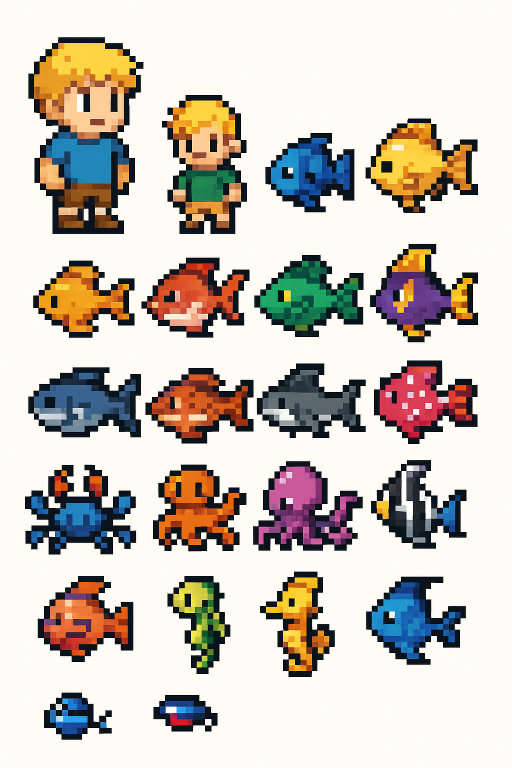
#> input picture fish_characters.png, 1024 x 1536 px (shown at 1/2 size)
$ python optimize_atlases.py
#> lines starting #> are read from the running program, lines starting #| are printed output that depends on the picture
#!/usr/bin/env python3
"""
Optimize sprite atlases by removing wasted space and repacking sprites efficiently.
This will reduce file sizes from ~4MB to ~200KB.
"""

import json
from PIL import Image
import sys

def optimize_atlas(png_path, json_path, output_png, output_json, padding=2):
    """
    Read a sprite atlas, extract sprites, and repack them efficiently.

    Args:
        png_path: Path to input PNG
        json_path: Path to input JSON
        output_png: Path to output PNG
        output_json: Path to output JSON
        padding: Pixels between sprites (prevents bleeding)
    """
#> called with png_path = 'fish_characters.png', json_path = 'fish_characters.json', output_png = 'fish_characters_optimized.png', output_json = 'fish_characters_optimized.json', padding = 2
    print(f"\n📦 Optimizing {png_path}...")

    # Load the original atlas
    atlas_img = Image.open(png_path)
#> atlas_img is the input picture: PIL image 1024x1536 RGB; mean R, G, B 204.7, 197.1, 187.7
    with open(json_path, 'r') as f:
#> (reads fish_characters.json from the repository)
        atlas_data = json.load(f)

    original_size = atlas_img.size
#> original_size = (1024, 1536)
    print(f"  Original size: {original_size[0]}x{original_size[1]} ({atlas_img.size[0] * atlas_img.size[1]:,} pixels)")
#|   Original size: 1024x1536 (1,572,864 pixels)

    # Extract all sprites
    sprites = []
    for name, sprite_data in atlas_data['frames'].items():
        frame = sprite_data['frame']
        # Extract sprite from original atlas
        box = (frame['x'], frame['y'], frame['x'] + frame['w'], frame['y'] + frame['h'])
        sprite_img = atlas_img.crop(box)
        sprites.append({
            'name': name,
            'img': sprite_img,
            'w': frame['w'],
            'h': frame['h']
        })
#> this loop made 22 passes
#> pass 1, in optimize_atlas, `sprite_img = atlas_img.crop(box)`:
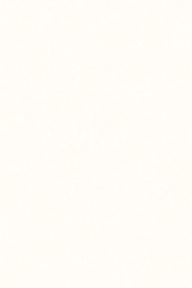
#> sprite_img: PIL image 64x96 RGB (shown 3 times larger); mean R, G, B 254.8, 252.2, 245.6
#> after the loop, sprites = 22 items

    print(f"  Extracted {len(sprites)} sprites")
#|   Extracted 22 sprites

    # Sort sprites by height (tallest first) for better packing
    sprites.sort(key=lambda s: s['h'], reverse=True)

    # Simple packing algorithm: rows
    packed_sprites = []
    current_x = padding
    current_y = padding
    row_height = 0
    max_width = 512  # Start with reasonable max width

    for sprite in sprites:
        sprite_w = sprite['w']
        sprite_h = sprite['h']

        # Check if we need to move to next row
        if current_x + sprite_w + padding > max_width:
            current_x = padding
            current_y += row_height + padding
            row_height = 0

        # Place sprite
        packed_sprites.append({
            'name': sprite['name'],
            'img': sprite['img'],
            'x': current_x,
            'y': current_y,
            'w': sprite_w,
            'h': sprite_h
        })

        current_x += sprite_w + padding
        row_height = max(row_height, sprite_h)
#> this loop made 22 passes
#> (sprite_w, sprite_h, current_x, current_y, row_height) on pass 14: (32, 32, 36, 100, 32)
#> (sprite_w, sprite_h, current_x, row_height) on passes 1 to 6: (64, 96, 68, 96), (32, 48, 102, 96), (32, 32, 136, 96), (32, 32, 170, 96), (32, 32, 204, 96), (32, 32, 238, 96)
#> after the loop, current_x = 244; current_y = 100; packed_sprites = 22 items; row_height = 32

    # Calculate final canvas size
    final_width = max((s['x'] + s['w'] for s in packed_sprites)) + padding
#> final_width = 508
    final_height = max((s['y'] + s['h'] for s in packed_sprites)) + padding
#> final_height = 134

    # Round up to nearest power of 2 for GPU efficiency (optional, but recommended)
    def next_power_of_2(n):
        power = 1
        while power < n:
            power *= 2
        return power

    # Actually, let's just use the exact size needed - modern GPUs handle NPOT textures fine
    canvas_width = final_width
#> canvas_width = 508
    canvas_height = final_height
#> canvas_height = 134

    print(f"  New size: {canvas_width}x{canvas_height} ({canvas_width * canvas_height:,} pixels)")
#|   New size: 508x134 (68,072 pixels)
    print(f"  Reduction: {100 * (1 - (canvas_width * canvas_height) / (original_size[0] * original_size[1])):.1f}%")
#|   Reduction: 95.7%

    # Create new packed atlas
    new_atlas = Image.new('RGBA', (canvas_width, canvas_height), (0, 0, 0, 0))
#> new_atlas: PIL image 508x134 RGBA; every value is 0

    # Paste all sprites
    for sprite in packed_sprites:
        new_atlas.paste(sprite['img'], (sprite['x'], sprite['y']))
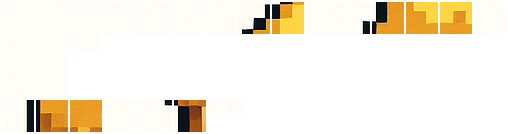
#> new_atlas: PIL image 508x134 RGBA; mean R, G, B, A 91.8, 84.9, 72.6, 99.7; transparent parts drawn white

    # Save new atlas
    new_atlas.save(output_png, 'PNG', optimize=True)
    print(f"  ✅ Saved: {output_png}")

    # Create new JSON
    new_json = {
        'frames': {},
        'meta': {
            'image': output_png.split('/')[-1],  # Just filename
            'size': {'w': canvas_width, 'h': canvas_height},
            'scale': '1'
        }
    }

    for sprite in packed_sprites:
        new_json['frames'][sprite['name']] = {
            'frame': {'x': sprite['x'], 'y': sprite['y'], 'w': sprite['w'], 'h': sprite['h']},
            'sourceSize': {'w': sprite['w'], 'h': sprite['h']},
            'spriteSourceSize': {'x': 0, 'y': 0, 'w': sprite['w'], 'h': sprite['h']}
        }
#> after the loop, new_json = 2 items

    # Save new JSON
    with open(output_json, 'w') as f:
        json.dump(new_json, f, indent=2)
    print(f"  ✅ Saved: {output_json}")

    return canvas_width * canvas_height, original_size[0] * original_size[1]

if __name__ == '__main__':
    print("🎨 Sprite Atlas Optimizer")
    print("=" * 50)

    try:
        # Optimize fish_characters atlas
        fish_new, fish_old = optimize_atlas(
            'fish_characters.png',
            'fish_characters.json',
            'fish_characters_optimized.png',
            'fish_characters_optimized.json'
        )
#> fish_new = 68072; fish_old = 1572864

        # Optimize terrain_flora atlas
        terrain_new, terrain_old = optimize_atlas(
            'terrain_flora.png',
            'terrain_flora.json',
            'terrain_flora_optimized.png',
            'terrain_flora_optimized.json'
        )
#> call 2 of optimize_atlas, with png_path = 'terrain_flora.png', json_path = 'terrain_flora.json', output_png = 'terrain_flora_optimized.png', output_json = 'terrain_flora_optimized.json', padding = 2
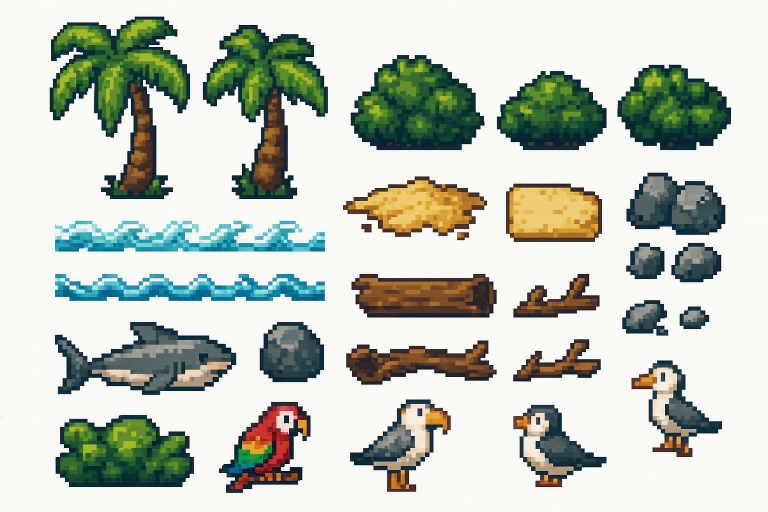
#> input picture terrain_flora.png, 1536 x 1024 px (shown at 1/2 size)
#> in optimize_atlas, atlas_img is the input picture: PIL image 1536x1024 RGB; mean R, G, B 192.7, 199.1, 188.9
#> (reads terrain_flora.json from the repository)
#|   Original size: 1536x1024 (1,572,864 pixels)
#> the loop in optimize_atlas (call 2), `for name, sprite_data in atlas_data['frames'].items():` made 16 passes
#> pass 1, in optimize_atlas (call 2), `sprite_img = atlas_img.crop(box)`:
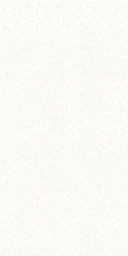
#> sprite_img: PIL image 64x128 RGB (shown 2 times larger); mean R, G, B 249.7, 249.7, 246.1
#> pass 2, in optimize_atlas (call 2), `sprite_img = atlas_img.crop(box)`:
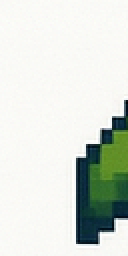
#> sprite_img: PIL image 64x128 RGB (shown 2 times larger); mean R, G, B 216, 222.3, 214.7
#> pass 3, in optimize_atlas (call 2), `sprite_img = atlas_img.crop(box)`:
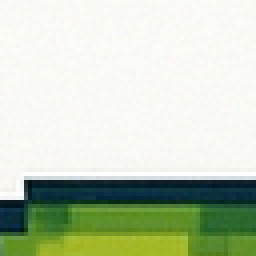
#> sprite_img: PIL image 64x64 RGB (shown 4 times larger); mean R, G, B 196.8, 208.3, 187.5
#> after the loop in optimize_atlas (call 2), `for name, sprite_data in atlas_data['frames'].items():`: sprites = 16 items
#|   Extracted 16 sprites
#> the loop in optimize_atlas (call 2), `for sprite in sprites:` made 16 passes
#> (sprite_w, sprite_h, current_x, current_y, row_height) on passes 7, 14: (96, 56, 100, 132, 56), (64, 32, 68, 190, 32)
#> (sprite_w, sprite_h, current_x, row_height) on passes 1 to 6: (64, 128, 68, 128), (64, 128, 134, 128), (64, 64, 200, 128), (64, 64, 266, 128), (64, 64, 332, 128), (96, 56, 430, 128)
#> after the loop in optimize_atlas (call 2), `for sprite in sprites:`: current_x = 424; current_y = 190; packed_sprites = 16 items; row_height = 32
#> in optimize_atlas (call 2), `final_width = max((s['x'] + s['w'] for s in packed_sprites)) + padding`: final_width = 464
#> in optimize_atlas (call 2), `final_height = max((s['y'] + s['h'] for s in packed_sprites)) + padding`: final_height = 224
#> in optimize_atlas (call 2), `canvas_width = final_width`: canvas_width = 464
#> in optimize_atlas (call 2), `canvas_height = final_height`: canvas_height = 224
#|   New size: 464x224 (103,936 pixels)
#|   Reduction: 93.4%
#> in optimize_atlas (call 2), `new_atlas = Image.new('RGBA', (canvas_width, canvas_height), (0, 0, 0,..`: new_atlas: PIL image 464x224 RGBA; every value is 0
#> the loop in optimize_atlas (call 2), `for sprite in packed_sprites:` made 16 passes
#> after the loop in optimize_atlas (call 2), `for sprite in packed_sprites:`:
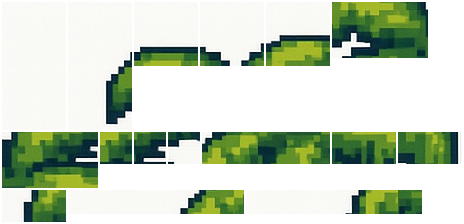
#> new_atlas: PIL image 464x224 RGBA; mean R, G, B, A 94.2, 106.5, 87.5, 150.1; transparent parts drawn white
#> terrain_new = 103936; terrain_old = 1572864

        print("\n" + "=" * 50)
        print("📊 SUMMARY")
        print("=" * 50)
        total_old = fish_old + terrain_old
#> total_old = 3145728
        total_new = fish_new + terrain_new
#> total_new = 172008
        print(f"Total pixels before: {total_old:,}")
#| Total pixels before: 3,145,728
        print(f"Total pixels after:  {total_new:,}")
#| Total pixels after:  172,008
        print(f"Overall reduction:   {100 * (1 - total_new / total_old):.1f}%")
#| Overall reduction:   94.5%
        print("\n✨ Optimization complete!")

    except Exception as e:
        print(f"\n❌ Error: {e}")
        import traceback
        traceback.print_exc()
        sys.exit(1)
